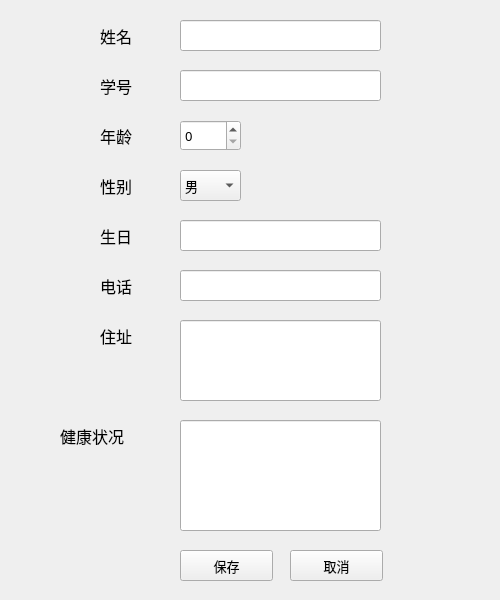
<?xml version="1.0" encoding="UTF-8"?>
<ui version="4.0">
 <class>addStuInfo</class>
 <widget class="QWidget" name="addStuInfo">
  <property name="geometry">
   <rect>
    <x>0</x>
    <y>0</y>
    <width>500</width>
    <height>600</height>
   </rect>
  </property>
  <property name="font">
   <font>
    <family>微软雅黑 Light</family>
    <pointsize>10</pointsize>
   </font>
  </property>
  <property name="windowTitle">
   <string>增加学生信息</string>
  </property>
  <widget class="QLabel" name="label">
   <property name="geometry">
    <rect>
     <x>100</x>
     <y>20</y>
     <width>41</width>
     <height>31</height>
    </rect>
   </property>
   <property name="font">
    <font>
     <family>微软雅黑 Light</family>
     <pointsize>12</pointsize>
    </font>
   </property>
   <property name="text">
    <string>姓名</string>
   </property>
  </widget>
  <widget class="QLineEdit" name="lineEditName">
   <property name="geometry">
    <rect>
     <x>180</x>
     <y>20</y>
     <width>201</width>
     <height>31</height>
    </rect>
   </property>
   <property name="maxLength">
    <number>20</number>
   </property>
  </widget>
  <widget class="QLabel" name="label_2">
   <property name="geometry">
    <rect>
     <x>100</x>
     <y>70</y>
     <width>41</width>
     <height>31</height>
    </rect>
   </property>
   <property name="font">
    <font>
     <family>微软雅黑 Light</family>
     <pointsize>12</pointsize>
    </font>
   </property>
   <property name="text">
    <string>学号</string>
   </property>
  </widget>
  <widget class="QLineEdit" name="lineEditID">
   <property name="geometry">
    <rect>
     <x>180</x>
     <y>70</y>
     <width>201</width>
     <height>31</height>
    </rect>
   </property>
   <property name="maxLength">
    <number>20</number>
   </property>
  </widget>
  <widget class="QLabel" name="label_3">
   <property name="geometry">
    <rect>
     <x>100</x>
     <y>120</y>
     <width>41</width>
     <height>31</height>
    </rect>
   </property>
   <property name="font">
    <font>
     <family>微软雅黑 Light</family>
     <pointsize>12</pointsize>
    </font>
   </property>
   <property name="text">
    <string>年龄</string>
   </property>
  </widget>
  <widget class="QLabel" name="label_4">
   <property name="geometry">
    <rect>
     <x>100</x>
     <y>170</y>
     <width>41</width>
     <height>31</height>
    </rect>
   </property>
   <property name="font">
    <font>
     <family>微软雅黑 Light</family>
     <pointsize>12</pointsize>
    </font>
   </property>
   <property name="text">
    <string>性别</string>
   </property>
  </widget>
  <widget class="QSpinBox" name="spinBoxAge">
   <property name="geometry">
    <rect>
     <x>180</x>
     <y>120</y>
     <width>61</width>
     <height>31</height>
    </rect>
   </property>
   <property name="maximum">
    <number>150</number>
   </property>
  </widget>
  <widget class="QLabel" name="label_5">
   <property name="geometry">
    <rect>
     <x>100</x>
     <y>220</y>
     <width>41</width>
     <height>31</height>
    </rect>
   </property>
   <property name="font">
    <font>
     <family>微软雅黑 Light</family>
     <pointsize>12</pointsize>
    </font>
   </property>
   <property name="text">
    <string>生日</string>
   </property>
  </widget>
  <widget class="QLineEdit" name="lineEditBirthday">
   <property name="geometry">
    <rect>
     <x>180</x>
     <y>220</y>
     <width>201</width>
     <height>31</height>
    </rect>
   </property>
   <property name="text">
    <string/>
   </property>
   <property name="maxLength">
    <number>20</number>
   </property>
  </widget>
  <widget class="QLabel" name="label_6">
   <property name="geometry">
    <rect>
     <x>100</x>
     <y>320</y>
     <width>41</width>
     <height>31</height>
    </rect>
   </property>
   <property name="font">
    <font>
     <family>微软雅黑 Light</family>
     <pointsize>12</pointsize>
    </font>
   </property>
   <property name="text">
    <string>住址</string>
   </property>
  </widget>
  <widget class="QLineEdit" name="lineEditAddress">
   <property name="geometry">
    <rect>
     <x>180</x>
     <y>320</y>
     <width>201</width>
     <height>81</height>
    </rect>
   </property>
   <property name="text">
    <string/>
   </property>
   <property name="maxLength">
    <number>40</number>
   </property>
  </widget>
  <widget class="QLabel" name="label_7">
   <property name="geometry">
    <rect>
     <x>60</x>
     <y>420</y>
     <width>91</width>
     <height>31</height>
    </rect>
   </property>
   <property name="font">
    <font>
     <family>微软雅黑 Light</family>
     <pointsize>12</pointsize>
    </font>
   </property>
   <property name="text">
    <string>健康状况</string>
   </property>
  </widget>
  <widget class="QLineEdit" name="lineEditBodyCondition">
   <property name="geometry">
    <rect>
     <x>180</x>
     <y>420</y>
     <width>201</width>
     <height>111</height>
    </rect>
   </property>
   <property name="text">
    <string/>
   </property>
   <property name="maxLength">
    <number>40</number>
   </property>
  </widget>
  <widget class="QPushButton" name="pushButton">
   <property name="geometry">
    <rect>
     <x>180</x>
     <y>550</y>
     <width>93</width>
     <height>31</height>
    </rect>
   </property>
   <property name="text">
    <string>保存</string>
   </property>
  </widget>
  <widget class="QComboBox" name="comboBox">
   <property name="geometry">
    <rect>
     <x>180</x>
     <y>170</y>
     <width>61</width>
     <height>31</height>
    </rect>
   </property>
   <item>
    <property name="text">
     <string>男</string>
    </property>
   </item>
   <item>
    <property name="text">
     <string>女</string>
    </property>
   </item>
  </widget>
  <widget class="QLabel" name="label_8">
   <property name="geometry">
    <rect>
     <x>100</x>
     <y>270</y>
     <width>41</width>
     <height>31</height>
    </rect>
   </property>
   <property name="font">
    <font>
     <family>微软雅黑 Light</family>
     <pointsize>12</pointsize>
    </font>
   </property>
   <property name="text">
    <string>电话</string>
   </property>
  </widget>
  <widget class="QLineEdit" name="lineEditTel">
   <property name="geometry">
    <rect>
     <x>180</x>
     <y>270</y>
     <width>201</width>
     <height>31</height>
    </rect>
   </property>
   <property name="text">
    <string/>
   </property>
   <property name="maxLength">
    <number>20</number>
   </property>
  </widget>
  <widget class="QPushButton" name="pushButtonCancel">
   <property name="geometry">
    <rect>
     <x>290</x>
     <y>550</y>
     <width>93</width>
     <height>31</height>
    </rect>
   </property>
   <property name="text">
    <string>取消</string>
   </property>
  </widget>
 </widget>
 <tabstops>
  <tabstop>lineEditName</tabstop>
  <tabstop>lineEditID</tabstop>
  <tabstop>spinBoxAge</tabstop>
  <tabstop>comboBox</tabstop>
  <tabstop>lineEditBirthday</tabstop>
  <tabstop>lineEditTel</tabstop>
  <tabstop>lineEditAddress</tabstop>
  <tabstop>lineEditBodyCondition</tabstop>
  <tabstop>pushButton</tabstop>
 </tabstops>
 <resources/>
 <connections/>
</ui>
